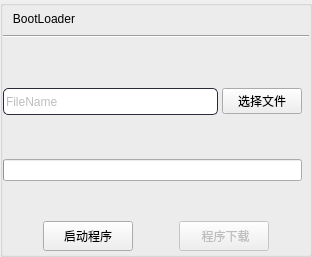
       <widget class="QGroupBox" name="BootLoadergroupBox">
        <property name="styleSheet">
         <string notr="true">QLineEdit{
	border:1px solid rgb(41,45,57);
	height:25px;
	width:100px;
	border-radius:5px;
}
QLineEdit:hover{
	border:1px solid rgb(0,149,255);
}
</string>
        </property>
        <property name="title">
         <string/>
        </property>
        <layout class="QVBoxLayout" name="verticalLayout_10" stretch="1,6,1">
         <property name="spacing">
          <number>6</number>
         </property>
         <property name="leftMargin">
          <number>0</number>
         </property>
         <property name="topMargin">
          <number>3</number>
         </property>
         <property name="rightMargin">
          <number>0</number>
         </property>
         <property name="bottomMargin">
          <number>3</number>
         </property>
         <item>
          <layout class="QVBoxLayout" name="verticalLayout_8">
           <item>
            <widget class="QLabel" name="label_10">
             <property name="text">
              <string>   BootLoader</string>
             </property>
            </widget>
           </item>
           <item>
            <widget class="Line" name="line_3">
             <property name="sizePolicy">
              <sizepolicy hsizetype="Expanding" vsizetype="Fixed">
               <horstretch>0</horstretch>
               <verstretch>0</verstretch>
              </sizepolicy>
             </property>
             <property name="orientation">
              <enum>Qt::Horizontal</enum>
             </property>
            </widget>
           </item>
          </layout>
         </item>
         <item>
          <layout class="QVBoxLayout" name="verticalLayout_9" stretch="0,1,0,1,1">
           <property name="spacing">
            <number>4</number>
           </property>
           <property name="leftMargin">
            <number>0</number>
           </property>
           <property name="topMargin">
            <number>4</number>
           </property>
           <property name="rightMargin">
            <number>7</number>
           </property>
           <property name="bottomMargin">
            <number>0</number>
           </property>
           <item>
            <spacer name="verticalSpacer_2">
             <property name="orientation">
              <enum>Qt::Vertical</enum>
             </property>
             <property name="sizeHint" stdset="0">
              <size>
               <width>20</width>
               <height>40</height>
              </size>
             </property>
            </spacer>
           </item>
           <item>
            <layout class="QHBoxLayout" name="horizontalLayout_20" stretch="5,1">
             <item>
              <widget class="QLineEdit" name="filenameedit">
               <property name="enabled">
                <bool>false</bool>
               </property>
               <property name="text">
                <string>FileName</string>
               </property>
              </widget>
             </item>
             <item>
              <widget class="QPushButton" name="openfile">
               <property name="text">
                <string>选择文件</string>
               </property>
              </widget>
             </item>
            </layout>
           </item>
           <item>
            <spacer name="verticalSpacer_3">
             <property name="orientation">
              <enum>Qt::Vertical</enum>
             </property>
             <property name="sizeHint" stdset="0">
              <size>
               <width>20</width>
               <height>40</height>
              </size>
             </property>
            </spacer>
           </item>
           <item>
            <widget class="QProgressBar" name="progressBar">
             <property name="styleSheet">
              <string notr="true">color:white</string>
             </property>
             <property name="value">
              <number>0</number>
             </property>
            </widget>
           </item>
           <item>
            <spacer name="verticalSpacer">
             <property name="orientation">
              <enum>Qt::Vertical</enum>
             </property>
             <property name="sizeHint" stdset="0">
              <size>
               <width>20</width>
               <height>40</height>
              </size>
             </property>
            </spacer>
           </item>
          </layout>
         </item>
         <item>
          <layout class="QHBoxLayout" name="horizontalLayout_21" stretch="1,2,1,2,1">
           <item>
            <spacer name="horizontalSpacer_4">
             <property name="orientation">
              <enum>Qt::Horizontal</enum>
             </property>
             <property name="sizeHint" stdset="0">
              <size>
               <width>40</width>
               <height>20</height>
              </size>
             </property>
            </spacer>
           </item>
           <item>
            <widget class="QPushButton" name="runBootLoader">
             <property name="sizePolicy">
              <sizepolicy hsizetype="Fixed" vsizetype="Fixed">
               <horstretch>0</horstretch>
               <verstretch>0</verstretch>
              </sizepolicy>
             </property>
             <property name="minimumSize">
              <size>
               <width>90</width>
               <height>30</height>
              </size>
             </property>
             <property name="text">
              <string>启动程序</string>
             </property>
            </widget>
           </item>
           <item>
            <spacer name="horizontalSpacer_16">
             <property name="orientation">
              <enum>Qt::Horizontal</enum>
             </property>
             <property name="sizeHint" stdset="0">
              <size>
               <width>40</width>
               <height>20</height>
              </size>
             </property>
            </spacer>
           </item>
           <item>
            <widget class="QPushButton" name="startBootLoader">
             <property name="enabled">
              <bool>false</bool>
             </property>
             <property name="sizePolicy">
              <sizepolicy hsizetype="Fixed" vsizetype="Fixed">
               <horstretch>0</horstretch>
               <verstretch>0</verstretch>
              </sizepolicy>
             </property>
             <property name="minimumSize">
              <size>
               <width>90</width>
               <height>30</height>
              </size>
             </property>
             <property name="text">
              <string> 程序下载</string>
             </property>
            </widget>
           </item>
           <item>
            <spacer name="horizontalSpacer_7">
             <property name="orientation">
              <enum>Qt::Horizontal</enum>
             </property>
             <property name="sizeHint" stdset="0">
              <size>
               <width>40</width>
               <height>20</height>
              </size>
             </property>
            </spacer>
           </item>
          </layout>
         </item>
        </layout>
       </widget>
